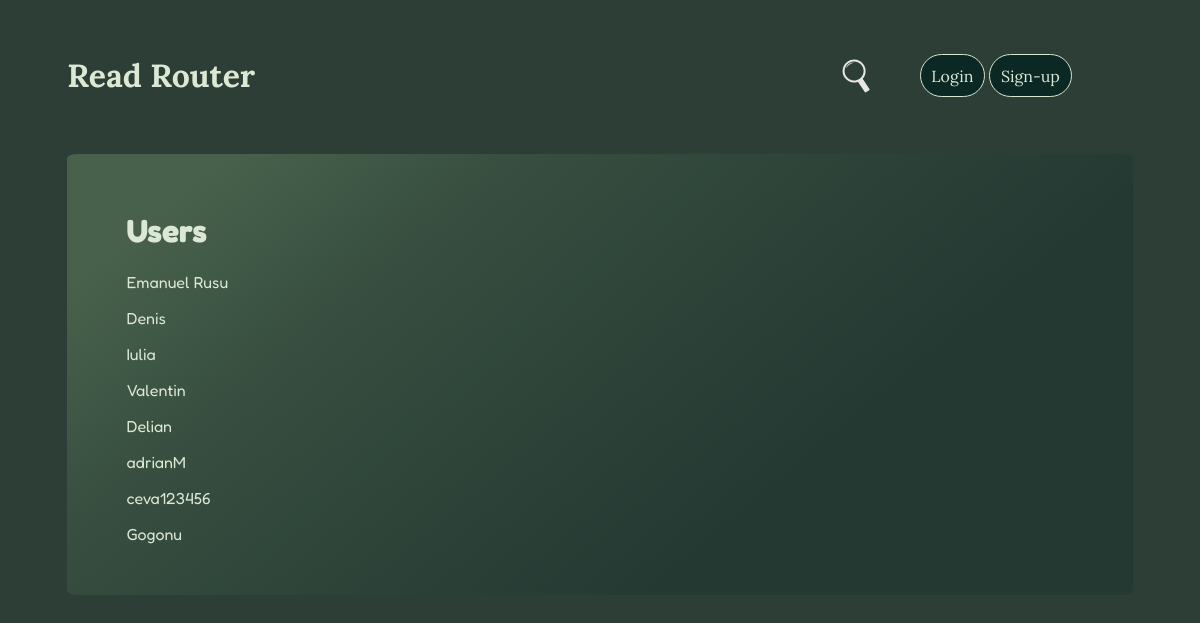
Screenshot of /users with the database file from the repository.
### myapp/core/models/user.py (models this page shows, shortened)
class User(UserMixin, db.Model):
    __tablename__ = 'user'
    id = db.Column(db.Integer, primary_key=True)
    name = db.Column(db.String(50), nullable=True)
    email = db.Column(db.String(260), nullable=True, unique=True)
    psw = db.Column(db.String(50), nullable=True)
    place = db.Column(db.String(32), nullable=True)
    user_photo = db.Column(db.String(50), default='default.png')
    books = db.relationship('Book', backref='user', uselist=True)

### myapp/core/routes/main.py (the view)
@main.route('/users', methods=['GET'])
def index_users():
    template = f'{template_folder}/users.html'
    return render_template(template, user_res=User.query.all())

### myapp/templates/pages/main/users.html
{% extends "base.html" %}
{% block content %}
    <div class="sections">
        <div class="user-card">
            <h1>Users</h1>
            {% for user in user_res %}
            <p> <a href='/user/{{ user.id }}'>{{ user.name }}</a> </p>
            {% endfor %}
        </div>
    </div>
{% endblock %}

### myapp/static/css/style.css (style rules this page uses)
body { background-color: #2d3e36; }
.font-color { color: #dbe8d4; }
a { color: #dbe8d4; text-decoration: none; }

### rows the page displays
User: name "Emanuel Rusu"
User: name "Denis"
User: name "Iulia"
User: name "Valentin"
User: name "Delian"
User: name "adrianM"
User: name "ceva123456"
User: name "Gogonu"
